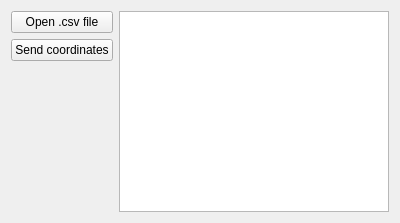
<?xml version="1.0" encoding="UTF-8"?>
<ui version="4.0">
 <class>Form</class>
 <widget class="QWidget" name="Form">
  <property name="geometry">
   <rect>
    <x>0</x>
    <y>0</y>
    <width>400</width>
    <height>223</height>
   </rect>
  </property>
  <property name="windowTitle">
   <string>Form</string>
  </property>
  <layout class="QGridLayout" name="gridLayout">
   <item row="0" column="0">
    <layout class="QVBoxLayout" name="verticalLayout">
     <item>
      <widget class="QPushButton" name="button_openfile">
       <property name="text">
        <string>Open .csv file</string>
       </property>
      </widget>
     </item>
     <item>
      <widget class="QPushButton" name="button_send">
       <property name="text">
        <string>Send coordinates</string>
       </property>
      </widget>
     </item>
    </layout>
   </item>
   <item row="1" column="0">
    <spacer name="verticalSpacer">
     <property name="orientation">
      <enum>Qt::Vertical</enum>
     </property>
     <property name="sizeHint" stdset="0">
      <size>
       <width>20</width>
       <height>40</height>
      </size>
     </property>
    </spacer>
   </item>
   <item row="0" column="1" rowspan="2">
    <widget class="QTextEdit" name="textEdit"/>
   </item>
  </layout>
 </widget>
 <resources/>
 <connections/>
</ui>
